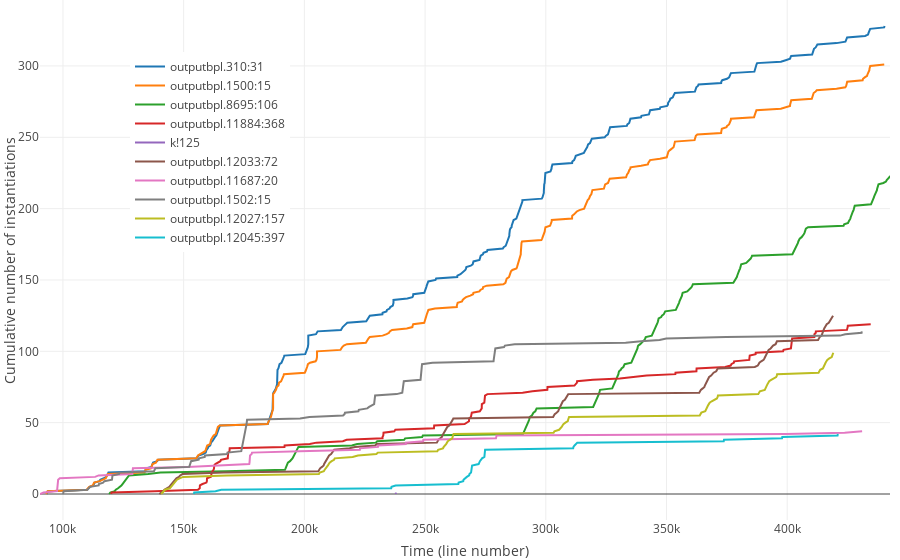

The code cell stored with this chart in its notebook:
### Code cell
let layout = Layout::new()
    .x_axis(Axis::new().title(Title::new("Time (line number)")))
    .y_axis(Axis::new().title(Title::new("Cumulative number of instantiations")))
    .margin(Margin::new().top(0).bottom(40).left(40).right(10))
    .legend(Legend::new().x(0.2).y(0.9).orientation(Orientation::Vertical).x_anchor(Anchor::Center));

let mut plot = Plot::new();
plot.set_layout(layout);

for (name, values) in instantiation_times.iter().take(10) {
    let (ys, xs) : (Vec<_>, Vec<_>) = values.iter().cloned().enumerate().unzip();
    let trace = Scatter::new(xs, ys).name(name).mode(Mode::Lines);
    plot.add_trace(trace);
}

plot.lab_display();
